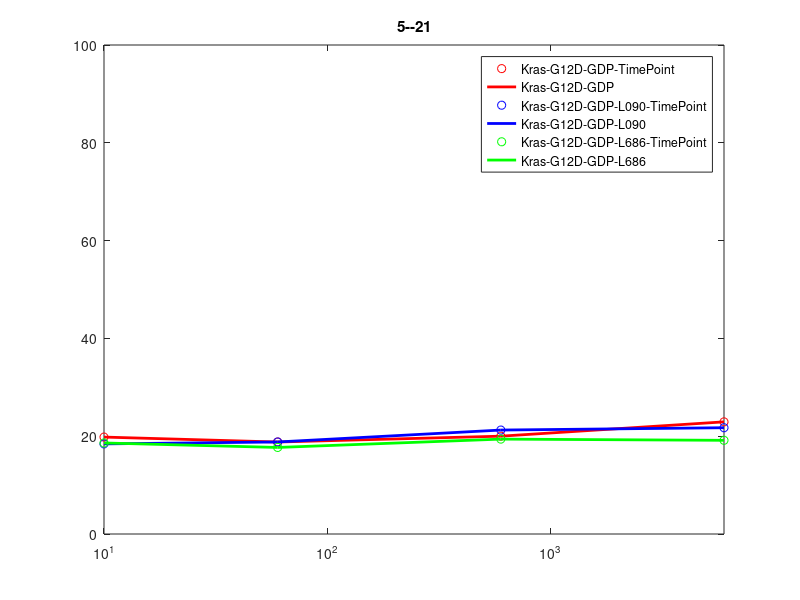
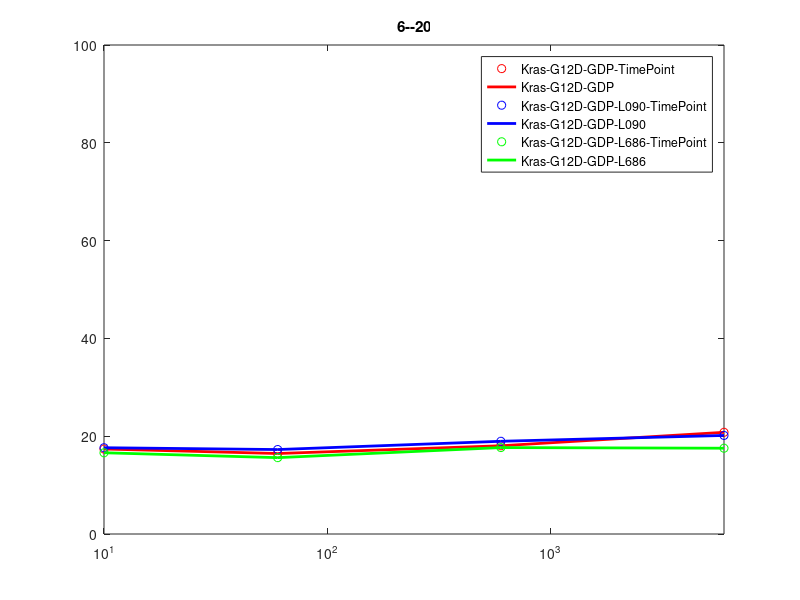
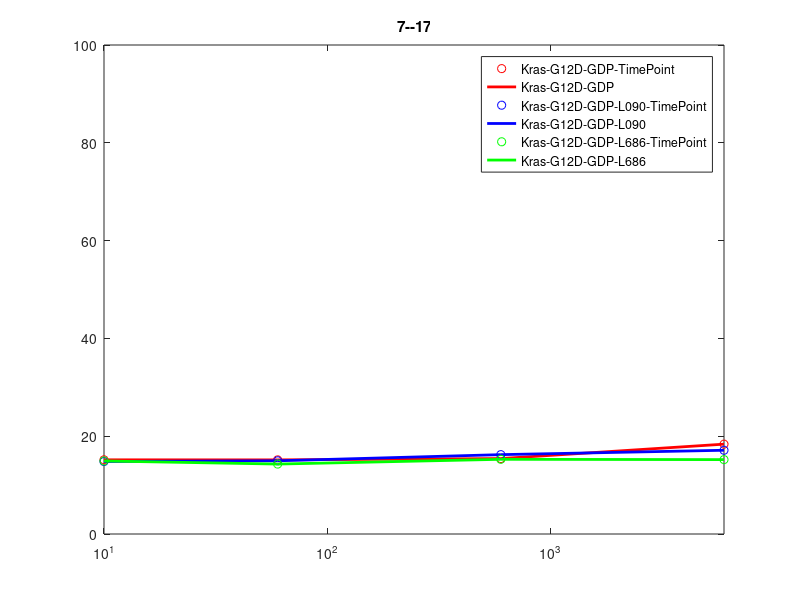
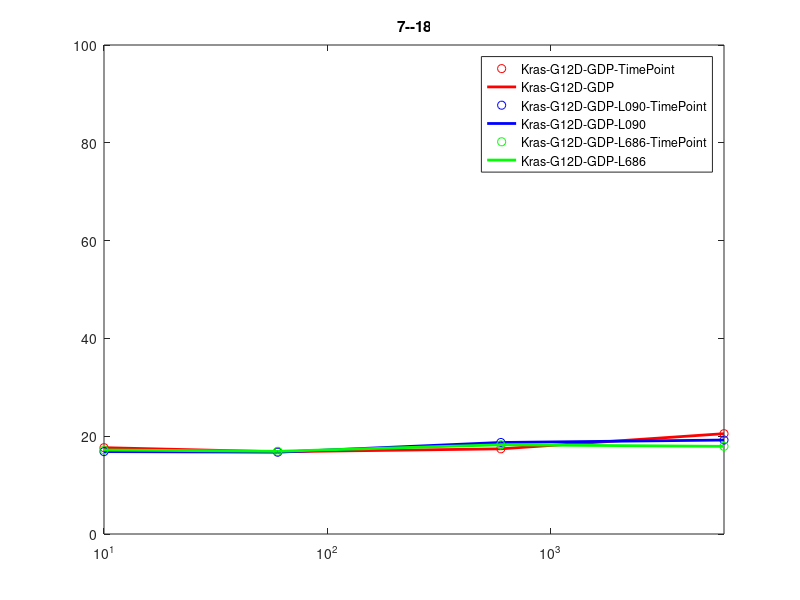

Source code (MATLAB) for these figures, in order:
clc
clear
set(0,'DefaultFigureWindowStyle','docked');



range = ['5--21'
'6--20'
'7--17'
'7--18'
'7--20'

]

x= [10, 60, 600, 6000]

y = [19.82111111	18.81	20.00555556	22.93222222
17.38205128	16.45897436	18.04358974	20.7957265
15.17098765	15.15864198	15.42530864	18.37345679
17.65444444	16.81666667	17.41666667	20.51888889
19.94398148	19.59490741	20.73842593	23.5875
]

y1 = [18.42888889	18.82	21.25777778	21.73333333
17.64358974	17.27094017	18.96153846	20.15470085
14.82345679	14.97160494	16.22839506	17.12469136
16.84777778	16.73222222	18.71666667	19.21222222
19.72592593	19.41388889	21.46481481	21.45648148
]

y2 = [18.61555556	17.7	19.40444444	19.15777778
16.61282051	15.61452991	17.67264957	17.54444444
14.93333333	14.30123457	15.27407407	15.21234568
17.18333333	16.91	18.24555556	17.92777778
19.02685185	18.67222222	19.73611111	19.34537037
]

for i = 1:length(range)
    mets_h = figure('name',range(i,:),'numbertitle','off');
    plot(x, y(i,:),'ro')
    hold on;
    plot(x, y(i,:), 'Color', 'r', 'LineWidth',2)
    
    plot(x, y1(i,:),'bo')
    plot(x, y1(i,:), 'Color', 'b', 'LineWidth',2)
    
    plot(x, y2(i,:),'go')
    plot(x, y2(i,:), 'Color', 'g', 'LineWidth',2)
    
    legend('Kras-G12D-GDP-TimePoint','Kras-G12D-GDP', 'Kras-G12D-GDP-L090-TimePoint','Kras-G12D-GDP-L090', 'Kras-G12D-GDP-L686-TimePoint', 'Kras-G12D-GDP-L686')

    set(gca, 'XScale', 'log')
    xlim([0 6000])
    ylim([0 100])
    title(range(i, :))
    
end